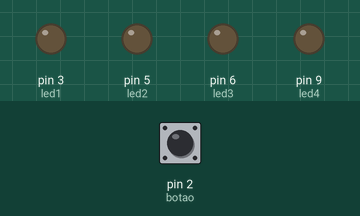
Bench run of a sketch on a simulated Arduino Uno, built with avr-gcc and run on an emulated ATmega328P. On the bench: output pins drawn as LEDs (lit = HIGH). The test bench sets the inputs (shaded band); at power-on: pin 2 (botao) HIGH.

Above: at 1.2 s.
1.3 s: pin 2 (botao) pulled LOW for 0.15 s
At 2.6 s:
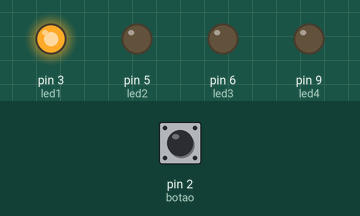
At 14.1 s:
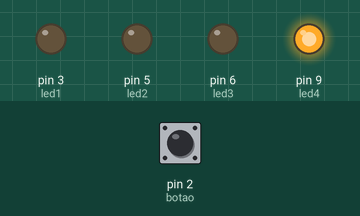
Timing chart, 0 to 18.7 s (numbered marks = the images above; inputs shaded):
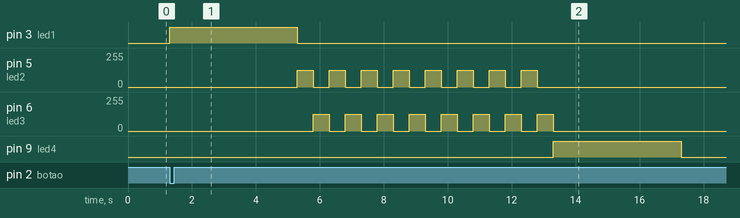

The sketch:

atividade_20_ciclo_de_lavagem_industrial.ino
```cpp
int led1 = 3;
int led2 = 5;
int led3 = 6;
int led4 = 9;
int botao = 2;
int estadoSistema = 0;
unsigned long tempoInicio = 0;
unsigned long tempoAnterior = 0;

int ultimoEstadoBotao = HIGH;

bool alterna = false;

void setup()
{
  pinMode(led1, OUTPUT);
  pinMode(led2, OUTPUT);
  pinMode(led3, OUTPUT);
  pinMode(led4, OUTPUT);
  pinMode(botao, INPUT_PULLUP);
}

void loop()
{
  int leitura = digitalRead(botao);
  unsigned long tempoAtual = millis();

  if (leitura == LOW && ultimoEstadoBotao == HIGH && estadoSistema == 0) {
    estadoSistema = 1;
    tempoInicio = tempoAtual;
  }

  ultimoEstadoBotao = leitura;

  if (estadoSistema == 1) {
    digitalWrite(led1, HIGH);

    if (tempoAtual - tempoInicio >= 4000) {
      digitalWrite(led1, LOW);
      estadoSistema = 2;
      tempoInicio = tempoAtual;
    }
  }

  else if (estadoSistema == 2) {

    if (tempoAtual - tempoAnterior >= 500) {
      tempoAnterior = tempoAtual;
      alterna = !alterna;

      if (alterna) {
        analogWrite(led2, 127);
        analogWrite(led3, 0);
      } else {
        analogWrite(led2, 0);
        analogWrite(led3, 127);
      }
    }

    if (tempoAtual - tempoInicio >= 8000) {
      analogWrite(led2, 0);
      analogWrite(led3, 0);
      estadoSistema = 3;
      tempoInicio = tempoAtual;
    }
  }

  else if (estadoSistema == 3) {
    digitalWrite(led4, HIGH);

    if (tempoAtual - tempoInicio >= 4000) {
      digitalWrite(led4, LOW);
      estadoSistema = 0;
    }
  }
}
```

Measured:
- after the input at 1.3 s, pin 3 (led1): LOW → HIGH at once, → LOW 4.0 s later; pin 5 (led2): alternates 127/255 for 0.50 s and 0/255 for 0.50 s, 16 changes in all, then stays 0/255, starting after 4.0 s
